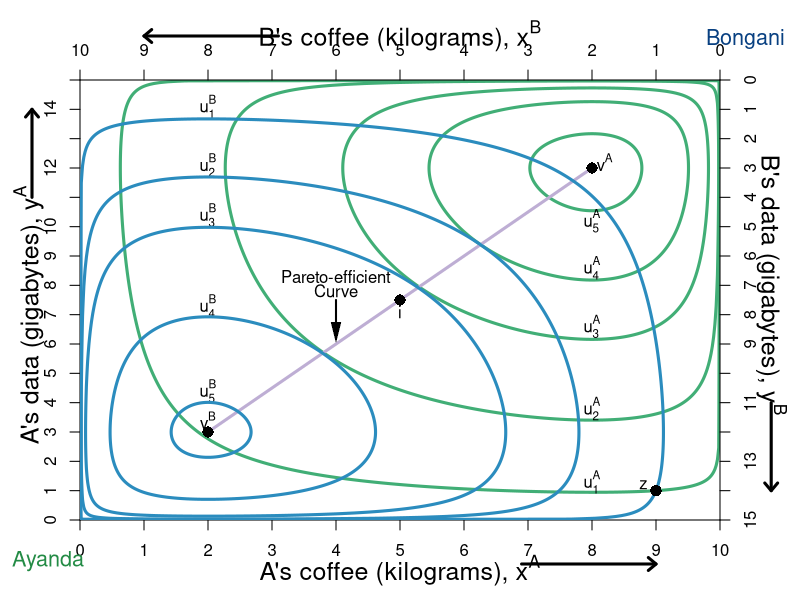

This figure's R source:
require(shape)
pdf(file = "property/property_hg_hg_powers_b.pdf", width = 9, height = 7)

#Set parameters for graphics
axislabelsize <- 1.5
graphlinewidth <- 3
namesize <- 1.3

COL <- c("#7fc97f", "#beaed4", "#fdc086", "#ffff99", "#386cb0", "#f0027f", "#bf5b17", "#666666")
COLA <- c("#99d8c9","#66c2a4","#41ae76", "#238b45", "#005824")
COLB <- c("#4eb3d3", "#2b8cbe", "#0868ac","#084081")

par(mar =  c(4, 4, 4, 4))

uA <- function(x, y, alpha = 0.5, lambda = 0.2) {
  (x^(alpha)*y^(1 - alpha))^(1-lambda)*((10 - x)^(alpha)*(15 - y)^(1 - alpha))^lambda
}

uB <- function(x, y) {
  (10 - x)^(0.5)*(15 - y)^(0.5)
}

xlims <- c(0, 10)
ylims <- c(0, 15)

npts <- 501 
x <- seq(xlims[1], xlims[2], length.out = npts)
y <- seq(ylims[1], ylims[2], length.out = npts) 



#For B we need a utility where xA = 5.88, ya = 8.82 => corresponds to 1.618 above

plot(0, 0, xlim = xlims, ylim = ylims, type = "n",
     xlab = expression(paste("")),
     ylab = expression(paste("")), 
     xaxt = "n", 
     yaxt = "n", 
     cex.lab = axislabelsize, 
     bty = "n",
     xaxs="i", 
     yaxs="i")

ticksy <- seq(from = 0, to = 15, by = 1)
ylabels <- seq(from = 0, to = 15, by = 1)
ticksx <- seq(from = 0, to = 10, by = 1)
xlabels <- seq(from = 0, to = 10, by = 1)
axis(1, at = ticksx, pos = 0, labels = xlabels)
axis(2, at = ticksy, pos = 0, labels = ylabels, las = 0)

a <- c(uA(9,1), uA(9,1) + 2, uA(9,1) + 3.2, uA(9,1) + 3.78, uA(9,1) + 4.2)
#a <- c(uA(9,1), uA(9,1) + 1.5, uA(9,1) + 2.5,  uA(9,1) + 2.92)

contour(x, y, 
        outer(x, y, uA),
        drawlabels = FALSE,
        col = COLA[3],
        lwd = graphlinewidth,
        levels = a, 
        xaxs="i", 
        yaxs="i", 
        add = TRUE) 

mtext(expression(paste("A's coffee (kilograms), ", x^A)), side=1, line = 2.5, cex = axislabelsize)
text(-0.8, 7, expression(paste("A's data (gigabytes), ", y^A)), xpd = TRUE, cex = axislabelsize, srt = 90) 

#Add arrows:
arrows(-0.75, 11, -0.75, 14, xpd = TRUE, length=0.1,angle=40,lwd=3)
arrows(6.9, -1.5, 9, -1.5, xpd = TRUE, length=0.1,angle=40,lwd=3)

segments(2, 3, 8, 12, lty = 1, col = COL[2] , lwd = graphlinewidth)
text(4, 8.3, expression("Pareto-efficient"))
text(4, 7.8, expression("Curve"))
Arrows(4, 7.5, 4, 6.4, col = "black", lty = 1, lwd = 2, arr.type = "triangle", arr.lwd = 0.5)

#Label the iso-welfare functions for the HG, Aisha
text(8, 1.3, expression(u[1]^A))
text(8, 3.8, expression(u[2]^A))
text(8, 6.6, expression(u[3]^A))
text(8, 8.6, expression(u[4]^A))
text(8, 10.2, expression(u[5]^A))

#Label the indifference curves for the HE, Betty
text(2, 14.1, expression(u[1]^B))
text(2, 12.1, expression(u[2]^B))
text(2, 10.4, expression(u[3]^B))
text(2, 7.3, expression(u[4]^B))
text(2, 4.4, expression(u[5]^B))

#text(1.3, 1.1, expression(u[5]^B))

#A's bliss point - 3.1073 is the value of u
# points(5.88, 8.82, pch = 16, col = "black", cex = 1.5)
# text(6, 13.5, expression(paste("A's highest u, ", u[max]^A)))
# Arrows(6, 13.2, 6, 9.5, col = "black", lty = 1, lwd = 2, arr.type = "triangle", arr.lwd = 0.5)

#Label point i. 
points(5, 7.5, pch = 16, col = "black", cex = 1.5)
text(5, 7.1, expression(paste(i)))
# 


text(-0.5, -1.4, expression("Ayanda"), xpd = TRUE, cex = namesize, col = COLA[4])
text(10.4, 16.4, expression("Bongani"), xpd = TRUE, cex = namesize, col = COLB[4])

par(new = TRUE)

#Use the same x and ylims as previously, but with locations switched
xlims2 <- c(10, 0)
ylims2 <- c(15, 0)

#Leave the ylab and xlab blank to ensure no axes titles
plot(0, 0, xlim = xlims2, ylim = ylims2, type = "n",
     xlab = expression(paste("")),
     ylab = expression(paste("")),
     xaxt = "n", 
     yaxt = "n", 
     cex.lab = 1.3, 
     bty = "n",
     xaxs="i", 
     yaxs="i")

uB <- function(x, y, alpha = 0.5, lambda = 0.2) {
  (x^(alpha)*y^(1 - alpha))^(1-lambda)*((10 - x)^(alpha)*(15 - y)^(1 - alpha))^lambda
}

b <- c(uB(1,14), uB(1,14) + 1.5, uB(1,14) + 2.33, uB(1,14) + 3.31, uB(1,14) + 3.8)

contour(x, y, 
        outer(x, y, uB),
        drawlabels = FALSE,
        col = COLB[2],
        lwd = graphlinewidth,
        levels = b, 
        add = TRUE
) 


# #Label two points for comparison
points(1, 14, pch = 16, col = "black", cex = 1.5)
text(1.2, 13.8, expression(paste(z)))

# #Label two points for comparison
points(0.2*10, 0.2*15, pch = 16, col = "black", cex = 1.5)
text(0.2*10-0.2, 0.2*15-0.2,expression(paste(v^A)))


points(0.8*10, 0.8*15, pch = 16, col = "black", cex = 1.5)
text(0.8*10, 0.8*15 - 0.4,expression(paste(v^B)))


# points(8.8, (3/2)*8.8, pch = 16, col = "black", cex = 1.5)
# text(8.8, (3/2)*8.8 - 0.5, expression(paste(j)))
# 
# points(0.4, (3/2)*0.4, pch = 16, col = "black", cex = 1.5)
# text(0.4 + 0.2, (3/2)*0.4 + 0.2, expression(paste(k)))

#Set up axes at sides 3 and 4 (top and right)
axis(side = 3, at = ticksx, pos = 0, labels = xlabels)
axis(side = 4, at = ticksy, pos = 0, labels = ylabels, las = 0)
text(5, -1.5, expression(paste("B's coffee (kilograms), ", x^B)), xpd = TRUE, cex = axislabelsize)
text(-0.8, 7, expression(paste("B's data (gigabytes), ", y^B)), xpd = TRUE, cex = axislabelsize, srt = 270) 

#Add arrows:
arrows(-0.8, 11, -0.8, 14, xpd = TRUE, length=0.1,angle=40,lwd=3)
arrows(6.9, -1.5, 9, -1.5, xpd = TRUE, length=0.1,angle=40,lwd=3)


dev.off()
